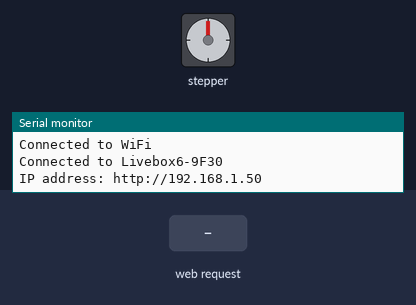
Bench run of a sketch on a simulated ESP32. Parts: stepper motor, the last lines printed to the serial monitor. Inputs (shaded band) come from the test bench. WiFi joins after 1.5 s; servers stay silent unless stated; stepper angles assume 200 steps per turn.

Above: at 3.2 s.
3.3 s: HTTP request GET /forward500 received
At 6.0 s:
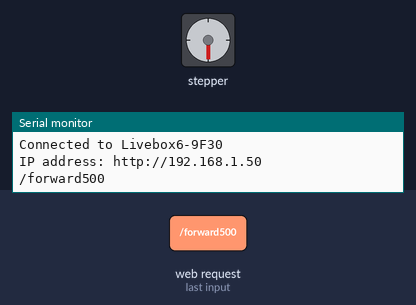
6.3 s: HTTP request GET /backward500 received
At 9.5 s:
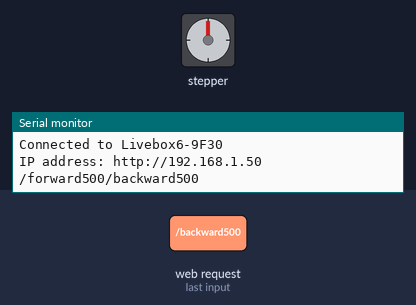
Timing chart, 0 to 11.0 s (numbered marks = the images above; inputs shaded):
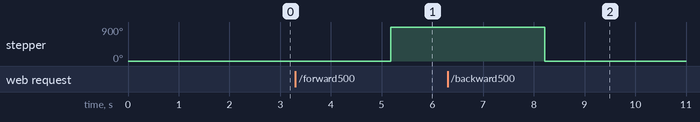

The sketch:

main.ino
```cpp
#include <WiFi.h>
#include <ESPAsyncWebServer.h>
#include <AccelStepper.h>


const char *ssid = "Livebox6-9F30";
const char *password = "wifiabajo1";


AsyncWebServer server(80);


// Define stepper motor connections and steps per revolution
#define motorStep 14
#define motorDir 15
#define motorEnable 4
AccelStepper stepper(1, motorStep, motorDir);


void setup() {
  // Set up serial communication
  Serial.begin(115200);


  // Connect to Wi-Fi
  WiFi.begin(ssid, password);
  while (WiFi.status() != WL_CONNECTED) {
    delay(1000);
    Serial.println("Connecting to WiFi...");
  }
  Serial.println("Connected to WiFi");


  // Wait for connection
  while (WiFi.status() != WL_CONNECTED) {
    delay(500);
    Serial.print(".");
  }


  Serial.println("");
  Serial.print("Connected to ");
  Serial.println(ssid);
  Serial.print("IP address: http://");
  Serial.println(WiFi.localIP());


  // Initialize stepper motor
  stepper.setMaxSpeed(1000.0);
  stepper.setAcceleration(500.0);


  // Define web server routes
  server.on("/", HTTP_GET, [](AsyncWebServerRequest *request){
    request->send(200, "text/html", "<html><body><h1>Stepper Motor Control</h1><p><a href=\"/forward500\">Forward 500</a></p><p><a href=\"/backward500\">Backward 500</a></p><p><a href=\"/backward2000\">Backward 2000</a></p><p><a href=\"/forward2000\">Forward 2000</a></p></body></html>");
  });
  server.on("/forward500", HTTP_GET, [](AsyncWebServerRequest *request){
    Serial.print("/forward500");
    stepper.move(500);
    stepper.runToPosition();
    request->send(200, "text/html", "<html><body><h1>Stepper Motor Control</h1><p><a href=\"/forward500\">Forward 500</a></p><p><a href=\"/backward500\">Backward 500</a></p><p><a href=\"/backward2000\">Backward 2000</a></p><p><a href=\"/forward2000\">Forward 2000</a></p></body></html>");
  });
  server.on("/backward500", HTTP_GET, [](AsyncWebServerRequest *request){
    Serial.print("/backward500");
    stepper.move(-500);
    stepper.runToPosition();
    request->send(200, "text/html", "<html><body><h1>Stepper Motor Control</h1><p><a href=\"/forward500\">Forward 500</a></p><p><a href=\"/backward500\">Backward 500</a></p><p><a href=\"/backward2000\">Backward 2000</a></p><p><a href=\"/forward2000\">Forward 2000</a></p></body></html>");
  });
 server.on("/backward2000", HTTP_GET, [](AsyncWebServerRequest *request){
    Serial.print("/backward2000");
    stepper.move(-2000);
    stepper.runToPosition();
    request->send(200, "text/html", "<html><body><h1>Stepper Motor Control</h1><p><a href=\"/forward500\">Forward 500</a></p><p><a href=\"/backward500\">Backward 500</a></p><p><a href=\"/backward2000\">Backward 2000</a></p><p><a href=\"/forward2000\">Forward 2000</a></p></body></html>");
  });
 server.on("/forward2000", HTTP_GET, [](AsyncWebServerRequest *request){
    Serial.print("/forward2000");
    stepper.move(-2000);
    stepper.runToPosition();
    request->send(200, "text/html", "<html><body><h1>Stepper Motor Control</h1><p><a href=\"/forward500\">Forward 500</a></p><p><a href=\"/backward500\">Backward 500</a></p><p><a href=\"/backward2000\">Backward 2000</a></p><p><a href=\"/forward2000\">Forward 2000</a></p></body></html>");
  });


  // Start server
  server.begin();
}


void loop() {
  // Handle any necessary background tasks
  stepper.run();
}
```

Measured:
- after the input at 3.3 s, stepper: turns 900° clockwise, starting after 1.9 s
- after the input at 6.3 s, stepper: turns 900° counter-clockwise, starting after 1.9 s
